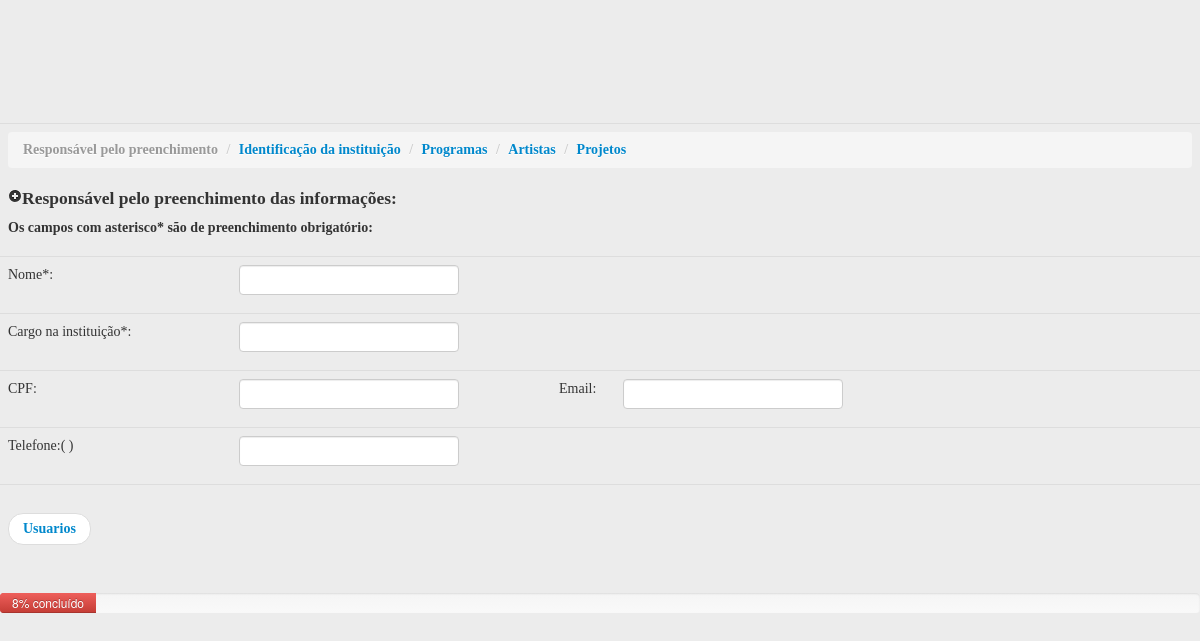
The app's page /admin/acessando/mapeamento.php?aces=sertaonaarte, older data.
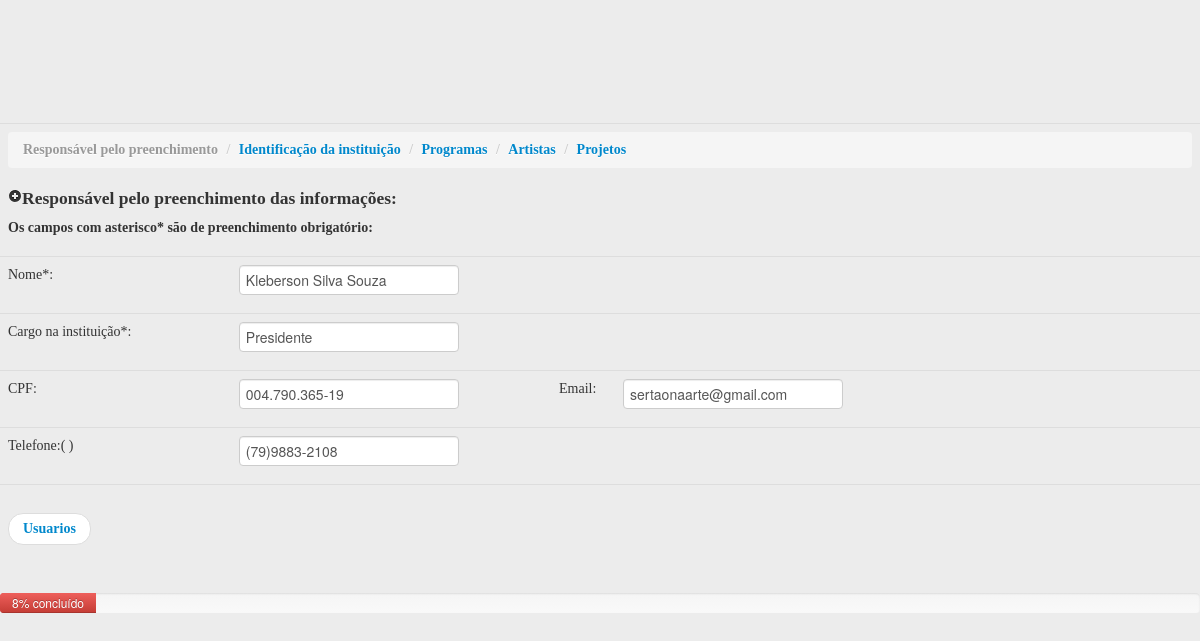
The same page, newer data.
### tables this page shows
CREATE TABLE `mapeamento` (
  `idmapeamento` int(11) NOT NULL auto_increment,
  `nome` varchar(45) NOT NULL,
  `cargointituicao` varchar(45) NOT NULL,
  `cpf` varchar(45) default NULL,
  `email` varchar(45) default NULL,
  `telefone` varchar(45) default NULL,
  `usuario` varchar(45) NOT NULL,
  `preenchido` char(1) default NULL,
  `data` varchar(45) default NULL,
  `hora` varchar(45) default NULL,
  PRIMARY KEY  (`idmapeamento`,`usuario`)
);

### admin/acessando/mapeamento.php (the view, shortened to what this page needs)
<!DOCTYPE html PUBLIC "-//W3C//DTD XHTML 1.0 Transitional//EN" "http://www.w3.org/TR/xhtml1/DTD/xhtml1-transitional.dtd">
<html xmlns="http://www.w3.org/1999/xhtml">
<head>
<link href="../../css/bootstrap.css" rel="stylesheet">
<link href="../../css/bootstrap-responsive.css" rel="stylesheet">
</head>
<?
	if(empty($_GET["aces"])) {
	}else{
	$Login = ($_GET["aces"]);
	}
	$sql = "select * from mapeamento Where usuario= '$Login'";
	$Resultado = mysql_query($sql) or die("Erro: " . mysql_error());
	while ($array_exibir = mysql_fetch_array($Resultado))
	{
		$txtNome = ($array_exibir['nome']);
		$txtCargoInstituicao = ($array_exibir['cargointituicao']);
		$txtCpf = ($array_exibir['cpf']);
		$txtTelefone = ($array_exibir['telefone']);
		$txtEmail = ($array_exibir['email']);
	}
?>
    <link rel="stylesheet" href="../../css/validationEngine.jquery.css" type="text/css"/>
	<link rel="stylesheet" href="../../css/template.css" type="text/css"/>
</head>
<body>
<form id="form1" name="form1" method="post" action="sql/mapeamento.php">
 <div>
     <table width="98%" class="table table-hover" align="center" cellpadding="2" cellspacing="2" style="font-family: Verdana;">
       <tr>
      <th colspan="4" align="left" scope="row">
	  		<ul class="breadcrumb">
			  <li  class="active"><a href="mapeamento.php?aces=<?php echo $Login;?>"></a>Responsável pelo preenchimento <span class="divider">/</span></li>
			  <li><a href="parteI.php?aces=<?php echo $Login;?>">Identificação da instituição</a> <span class="divider">/</span></li>
			  <li><a href="parteII.php?aces=<?php echo $Login;?>">Programas</a> <span class="divider">/</span></li>
			  <li><a href="parteIII.php?aces=<?php echo $Login;?>">Artistas</a> <span class="divider">/</span></li>
			  <li><a href="parteIV.php?aces=<?php echo $Login;?>">Projetos</a></li>
			</ul>
        <label><h4><i class="icon-plus-sign"></i>Responsável pelo preenchimento das informações:</h4></label>
        <label>
          <h5>Os campos com asterisco* são de preenchimento obrigatório:</h5>
        </label>
         </th>
      </tr>
      <tr>
      <th width="160" align="center" scope="row"> <label id="lblnome">Nome*:</label></th>
      <td colspan="3"><input name="txtNome" id="idFrmNome" value="<?php echo $txtNome;?>"
      type="text" size="94" class="validate[required] text-input"/>
      </td>
      </tr>
      <tr>
      <th height="32" align="center" scope="row"><label id="lblCargoInstituicao">Cargo na instituição*:</label></th>
      <td colspan="3"><input name="txtCargoInstituicao" id="idFrmCargoIntituicao"
       value="<?php echo $txtCargoInstituicao;?>" type="text" size="94" class="validate[required] text-input"/>
       </td>
      </tr>
      <tr>
      <th align="center" scope="row"><label id="cpf">CPF:</label></th>
      <td width="151">
        <input name="txtCpf"  maxlength="14" value="<?php echo $txtCpf;?>" type="text"
        onKeyPress="Mascara('cpf', window.event.keyCode, 'document.form1.txtCpf')";/>
      </td>
      <td width="41"><label id="email">
      <div align="center">Email:</div>
      </label>
      </td>
      <td width="430">
      <input type="text" name="txtEmail" value="<?php echo $txtEmail;?>" size="46"
      class="validate[custom[email]] text-input" type="text" name="optional" id="optional" />
      </td>
      </tr>
      <tr>
      <th align="center" scope="row">
      <label id="telefone">Telefone:( )</label>
      <td>
        <input name="txtTelefone" maxlength="15" value="<?php echo $txtTelefone;?>" type="text"
         onKeyPress="SoNumero();Mascara('telefone', window.event.keyCode, 'document.form1.txtTelefone');"/>
       </td>
      <td colspan="2">
      </td>
      </tr>
      <tr>
      <th colspan="4" align="left" scope="row">
          <div align="center">
		  <ul class="pager">
		  <li class="previous">
			<a href="../usuarios.php">Usuarios</a>
		  </li>
 		 </ul>
			</div>
          </th>
      </tr>
      </table>
        <div class="progress progress-danger">
          <div class="bar" style="width: 8%;">8% concluído</div>
        </div>
</form>
</body>
</html>

### css/template.css (style rules this page uses)
body { background: #ececec; }

### admin/acessando/mapeamento.php (style rules this page uses)
body { padding-top: 123px; padding-bottom: 40px; }

Row changes from the older to the newer data that the page shows:
added mapeamento: txtNome "Kleberson Silva Souza", txtCargoInstituicao "Presidente", txtCpf "004.790.365-19", txtEmail "sertaonaarte@gmail.com", txtTelefone "(79)9883-2108"
